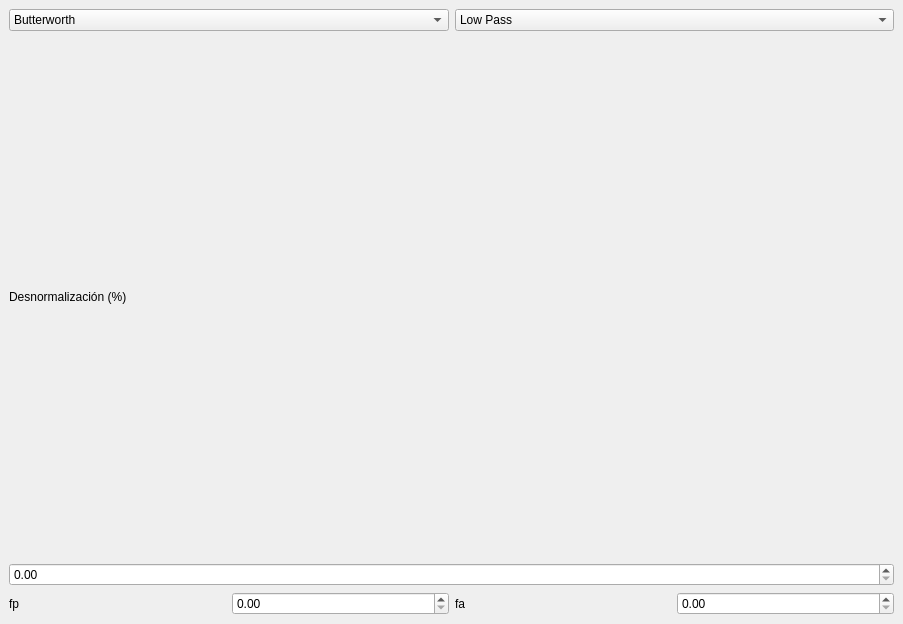
<?xml version="1.0" encoding="UTF-8"?>
<ui version="4.0">
 <class>MainWindow</class>
 <widget class="QMainWindow" name="MainWindow">
  <property name="geometry">
   <rect>
    <x>0</x>
    <y>0</y>
    <width>903</width>
    <height>624</height>
   </rect>
  </property>
  <property name="windowTitle">
   <string>MainWindow</string>
  </property>
  <widget class="QWidget" name="centralwidget">
   <layout class="QVBoxLayout" name="verticalLayout_2">
    <item>
     <layout class="QHBoxLayout" name="options1Layout">
      <item>
       <widget class="QComboBox" name="filterypeCombo">
        <item>
         <property name="text">
          <string>Butterworth</string>
         </property>
        </item>
        <item>
         <property name="text">
          <string>Chebyshev</string>
         </property>
        </item>
        <item>
         <property name="text">
          <string>Chebyshev2</string>
         </property>
        </item>
        <item>
         <property name="text">
          <string>Cauer</string>
         </property>
        </item>
       </widget>
      </item>
      <item>
       <widget class="QComboBox" name="filterFlavorCombo">
        <item>
         <property name="text">
          <string>Low Pass</string>
         </property>
        </item>
        <item>
         <property name="text">
          <string>High Pass</string>
         </property>
        </item>
        <item>
         <property name="text">
          <string>Band Pass</string>
         </property>
        </item>
        <item>
         <property name="text">
          <string>Band Reject</string>
         </property>
        </item>
       </widget>
      </item>
     </layout>
    </item>
    <item>
     <layout class="QVBoxLayout" name="verticalLayout">
      <item>
       <widget class="QLabel" name="desnormalizacionLabel">
        <property name="text">
         <string>Desnormalización (%)</string>
        </property>
       </widget>
      </item>
      <item>
       <widget class="QDoubleSpinBox" name="desnormalizacionSpinBox"/>
      </item>
      <item>
       <layout class="QHBoxLayout" name="horizontalLayout">
        <item>
         <widget class="QLabel" name="label">
          <property name="text">
           <string>fp</string>
          </property>
         </widget>
        </item>
        <item>
         <widget class="QDoubleSpinBox" name="doubleSpinBox"/>
        </item>
        <item>
         <widget class="QLabel" name="label_2">
          <property name="text">
           <string>fa</string>
          </property>
         </widget>
        </item>
        <item>
         <widget class="QDoubleSpinBox" name="doubleSpinBox_2"/>
        </item>
       </layout>
      </item>
      <item>
       <layout class="QHBoxLayout" name="horizontalLayout_2"/>
      </item>
     </layout>
    </item>
   </layout>
  </widget>
 </widget>
 <resources/>
 <connections/>
</ui>
